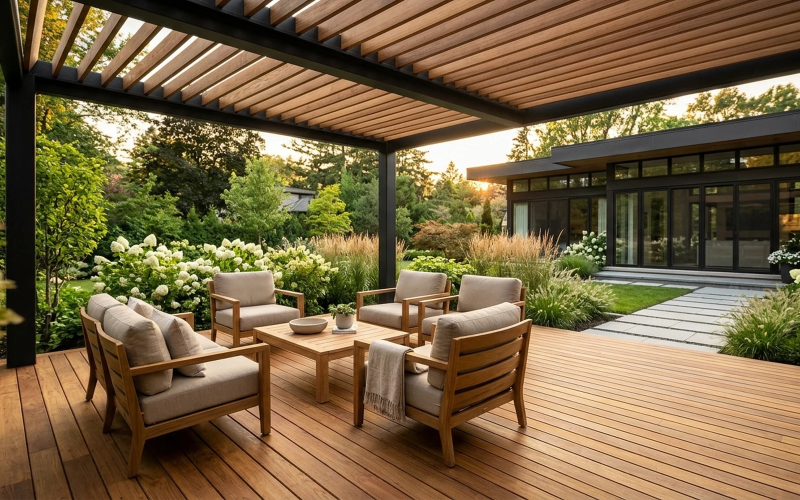
#> input picture assets/images/faq/faq-hero.webp, 1600 x 1000 px, found by its file name (shown at 1/2 size); its folder holds only this picture in this run
$ python audit_faq_contact_sheet.py
#> lines starting #> are read from the running program, lines starting #| are printed output that depends on the picture
from PIL import Image, ImageDraw
import os

faq_dir = 'assets/images/faq'
files = sorted([f for f in os.listdir(faq_dir) if f.endswith('.webp')])

cols = 3
rows = 1
cell_w, cell_h = 400, 260
pad = 10
label_h = 40

grid_w = cols * (cell_w + pad) + pad
grid_h = (cell_h + label_h + pad) + pad

grid = Image.new('RGB', (grid_w, grid_h), (240, 240, 240))
#> grid: PIL image 1240x320 RGB; every value is 240
draw = ImageDraw.Draw(grid)

for idx, f in enumerate(files):
    x = pad + idx * (cell_w + pad)
    y = pad

    path = os.path.join(faq_dir, f)
    try:
        im = Image.open(path).convert('RGB')
#> im is the input picture: PIL image 1600x1000 RGB; mean R, G, B 121.4, 101.3, 68.1
        im.thumbnail((cell_w, cell_h), Image.Resampling.LANCZOS)
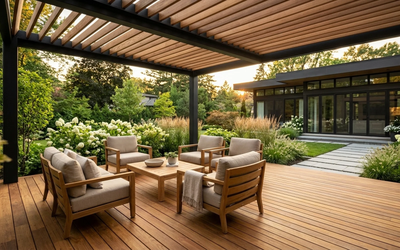
#> im: PIL image 400x250 RGB; mean R, G, B 121.6, 101.4, 68.3
        px = x + (cell_w - im.size[0]) // 2
#> px = 10
        py = y + (cell_h - im.size[1]) // 2
#> py = 15
        grid.paste(im, (px, py))
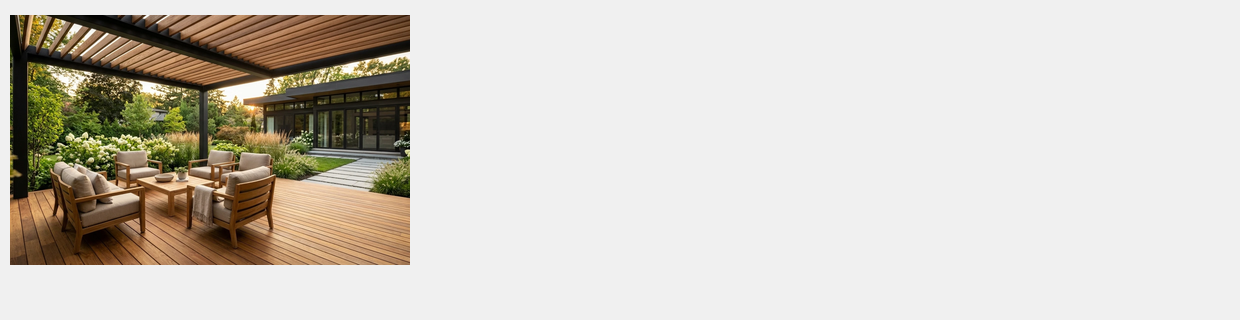
#> grid: PIL image 1240x320 RGB; mean R, G, B 210.1, 205.1, 196.7
    except Exception as e:
        draw.rectangle([x, y, x + cell_w, y + cell_h], fill=(200, 50, 50))

    draw.text((x + 5, y + cell_h + 5), f"{f}\n({im.size[0]}x{im.size[1]})", fill=(10, 10, 10))

grid.save('scratch/audit_faq_imgs.png')
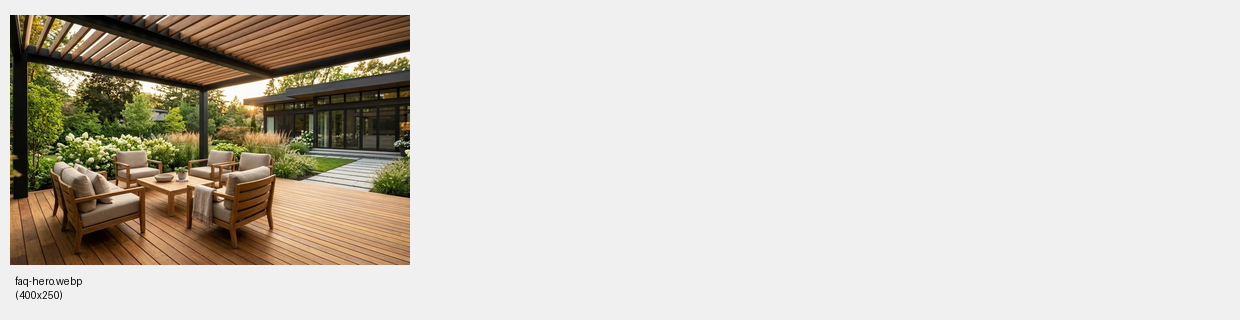
#> saved as audit_faq_imgs.png: PIL image 1240x320 RGB; mean R, G, B 210, 204.9, 196.6
print("Saved scratch/audit_faq_imgs.png")

$ run again, on assets/images/faq/faq-support.webp
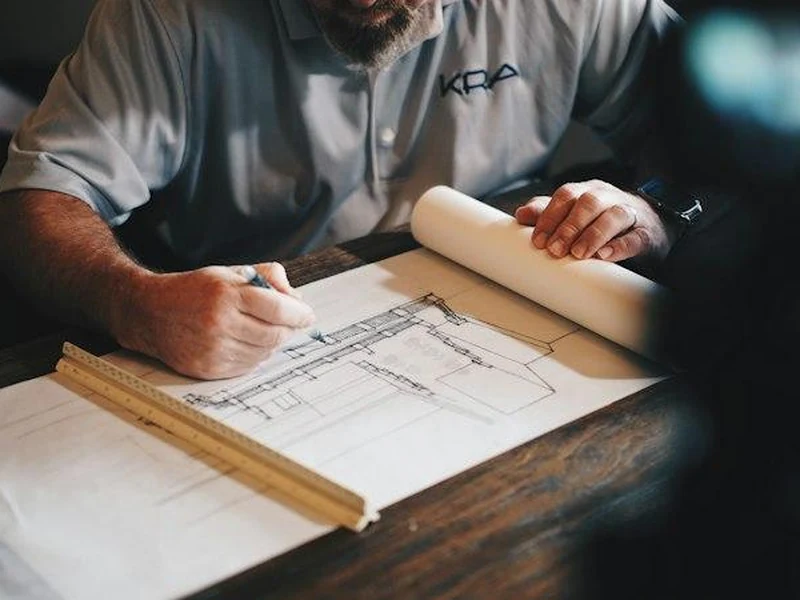
#> input picture assets/images/faq/faq-support.webp, 800 x 600 px, found by its file name
#> im is the input picture: PIL image 800x600 RGB; mean R, G, B 107.4, 101, 95.2
#> im: PIL image 347x260 RGB
#> `grid.paste(im, (px, py))`:
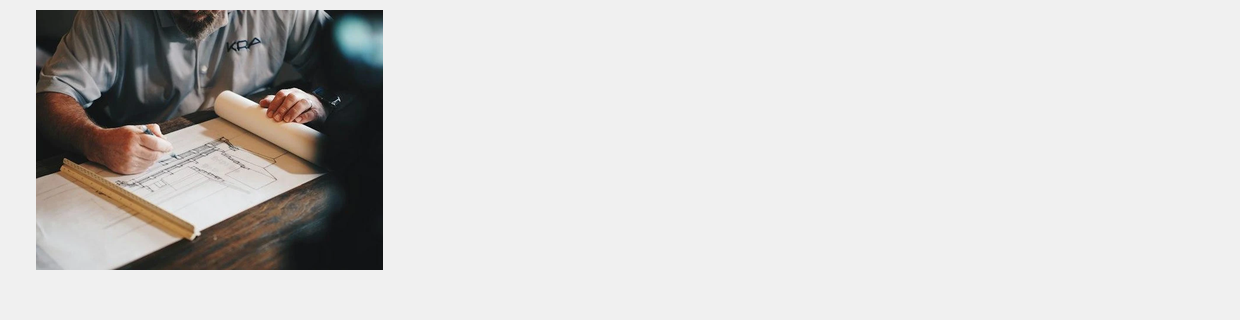
#> grid: PIL image 1240x320 RGB; mean R, G, B 209.9, 208.4, 207.1
#> `grid.save('scratch/audit_faq_imgs.png')`:
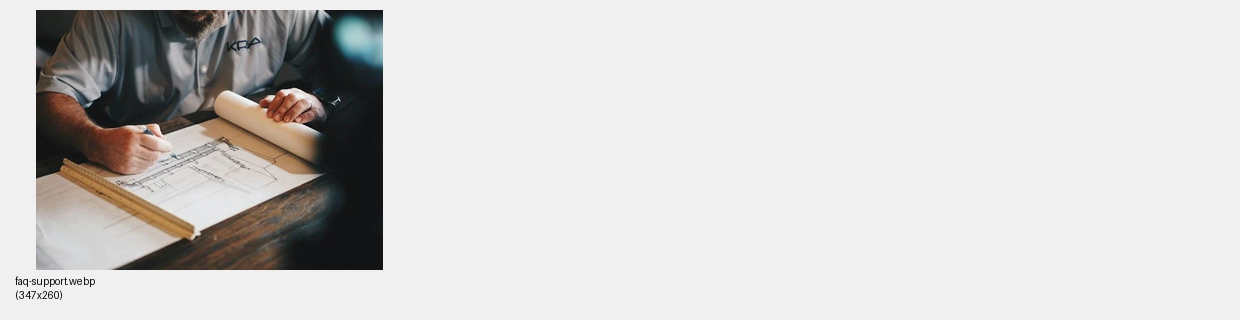
#> saved as audit_faq_imgs.png: PIL image 1240x320 RGB; mean R, G, B 209.7, 208.2, 206.9
